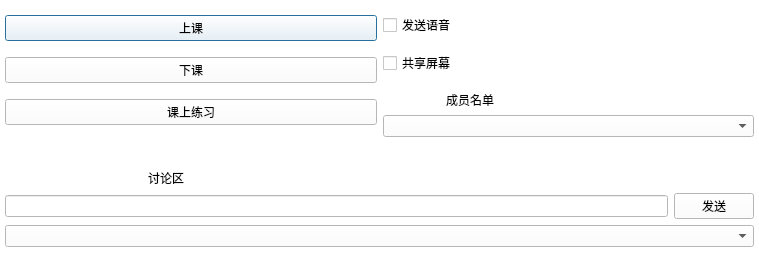
<?xml version="1.0" encoding="UTF-8"?>
<ui version="4.0">
 <class>TeacherWindow</class>
 <widget class="QDialog" name="TeacherWindow">
  <property name="geometry">
   <rect>
    <x>0</x>
    <y>0</y>
    <width>759</width>
    <height>253</height>
   </rect>
  </property>
  <property name="windowTitle">
   <string>教师已登录</string>
  </property>
  <property name="styleSheet">
   <string notr="true">background-color: rgb(255, 255, 255);</string>
  </property>
  <property name="modal">
   <bool>false</bool>
  </property>
  <layout class="QGridLayout" name="gridLayout">
   <property name="leftMargin">
    <number>5</number>
   </property>
   <property name="topMargin">
    <number>5</number>
   </property>
   <property name="rightMargin">
    <number>5</number>
   </property>
   <property name="bottomMargin">
    <number>6</number>
   </property>
   <item row="0" column="0">
    <layout class="QVBoxLayout" name="verticalLayout">
     <item>
      <layout class="QHBoxLayout" name="horizontalLayout_3">
       <item>
        <layout class="QHBoxLayout" name="horizontalLayout_2">
         <item>
          <layout class="QVBoxLayout" name="verticalLayout_2">
           <item>
            <widget class="QPushButton" name="btnBeginClass">
             <property name="text">
              <string>上课</string>
             </property>
            </widget>
           </item>
           <item>
            <widget class="QPushButton" name="btnEndClass">
             <property name="minimumSize">
              <size>
               <width>200</width>
               <height>0</height>
              </size>
             </property>
             <property name="text">
              <string>下课</string>
             </property>
            </widget>
           </item>
           <item>
            <widget class="QPushButton" name="btnQuiz">
             <property name="text">
              <string>课上练习</string>
             </property>
            </widget>
           </item>
          </layout>
         </item>
        </layout>
       </item>
       <item>
        <layout class="QVBoxLayout" name="verticalLayout_3">
         <item>
          <layout class="QHBoxLayout" name="horizontalLayout_5">
           <item>
            <layout class="QVBoxLayout" name="verticalLayout_5">
             <item>
              <widget class="QCheckBox" name="ckbVoiceShare">
               <property name="minimumSize">
                <size>
                 <width>0</width>
                 <height>0</height>
                </size>
               </property>
               <property name="text">
                <string>发送语音</string>
               </property>
              </widget>
             </item>
             <item>
              <widget class="QCheckBox" name="ckbScreenShare">
               <property name="minimumSize">
                <size>
                 <width>0</width>
                 <height>0</height>
                </size>
               </property>
               <property name="text">
                <string>共享屏幕</string>
               </property>
              </widget>
             </item>
            </layout>
           </item>
           <item>
            <widget class="QLabel" name="label_2">
             <property name="minimumSize">
              <size>
               <width>270</width>
               <height>80</height>
              </size>
             </property>
             <property name="maximumSize">
              <size>
               <width>270</width>
               <height>80</height>
              </size>
             </property>
             <property name="styleSheet">
              <string notr="true">image: url(:/new/prefix1/logo2.png);</string>
             </property>
             <property name="text">
              <string/>
             </property>
            </widget>
           </item>
          </layout>
         </item>
         <item>
          <widget class="QLabel" name="MemberList">
           <property name="minimumSize">
            <size>
             <width>0</width>
             <height>0</height>
            </size>
           </property>
           <property name="maximumSize">
            <size>
             <width>16777215</width>
             <height>16777215</height>
            </size>
           </property>
           <property name="text">
            <string>                   成员名单</string>
           </property>
          </widget>
         </item>
         <item>
          <widget class="QComboBox" name="cmbStudent"/>
         </item>
        </layout>
       </item>
      </layout>
     </item>
     <item>
      <spacer name="verticalSpacer_2">
       <property name="orientation">
        <enum>Qt::Vertical</enum>
       </property>
       <property name="sizeHint" stdset="0">
        <size>
         <width>20</width>
         <height>40</height>
        </size>
       </property>
      </spacer>
     </item>
     <item>
      <layout class="QVBoxLayout" name="verticalLayout_4">
       <item>
        <widget class="QLabel" name="label">
         <property name="text">
          <string>                                           讨论区</string>
         </property>
        </widget>
       </item>
       <item>
        <layout class="QHBoxLayout" name="horizontalLayout">
         <item>
          <widget class="QLineEdit" name="edtChat"/>
         </item>
         <item>
          <widget class="QPushButton" name="btnSend">
           <property name="sizePolicy">
            <sizepolicy hsizetype="Fixed" vsizetype="Fixed">
             <horstretch>0</horstretch>
             <verstretch>0</verstretch>
            </sizepolicy>
           </property>
           <property name="text">
            <string>发送</string>
           </property>
          </widget>
         </item>
        </layout>
       </item>
       <item>
        <widget class="QComboBox" name="cmbChatList"/>
       </item>
       <item>
        <layout class="QHBoxLayout" name="horizontalLayout_4"/>
       </item>
      </layout>
     </item>
    </layout>
   </item>
  </layout>
 </widget>
 <resources/>
 <connections/>
</ui>
